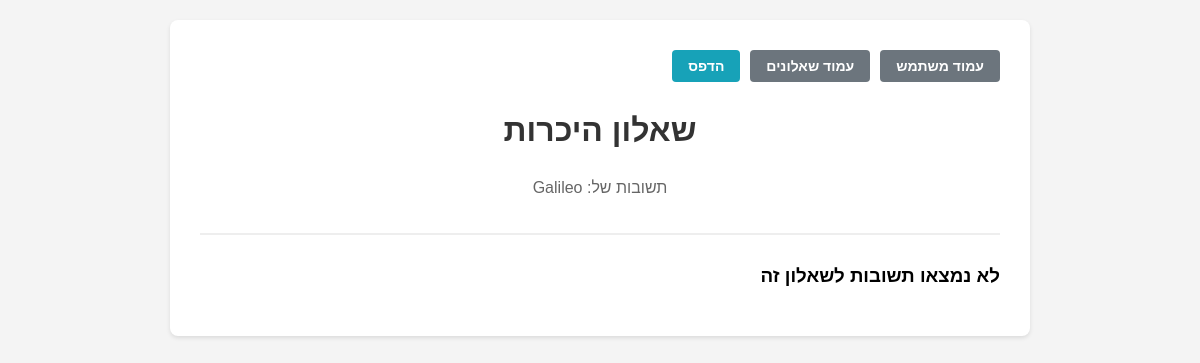
Before: /manager/users/3/quiz/1/answers/ (signed in) with the older database file.
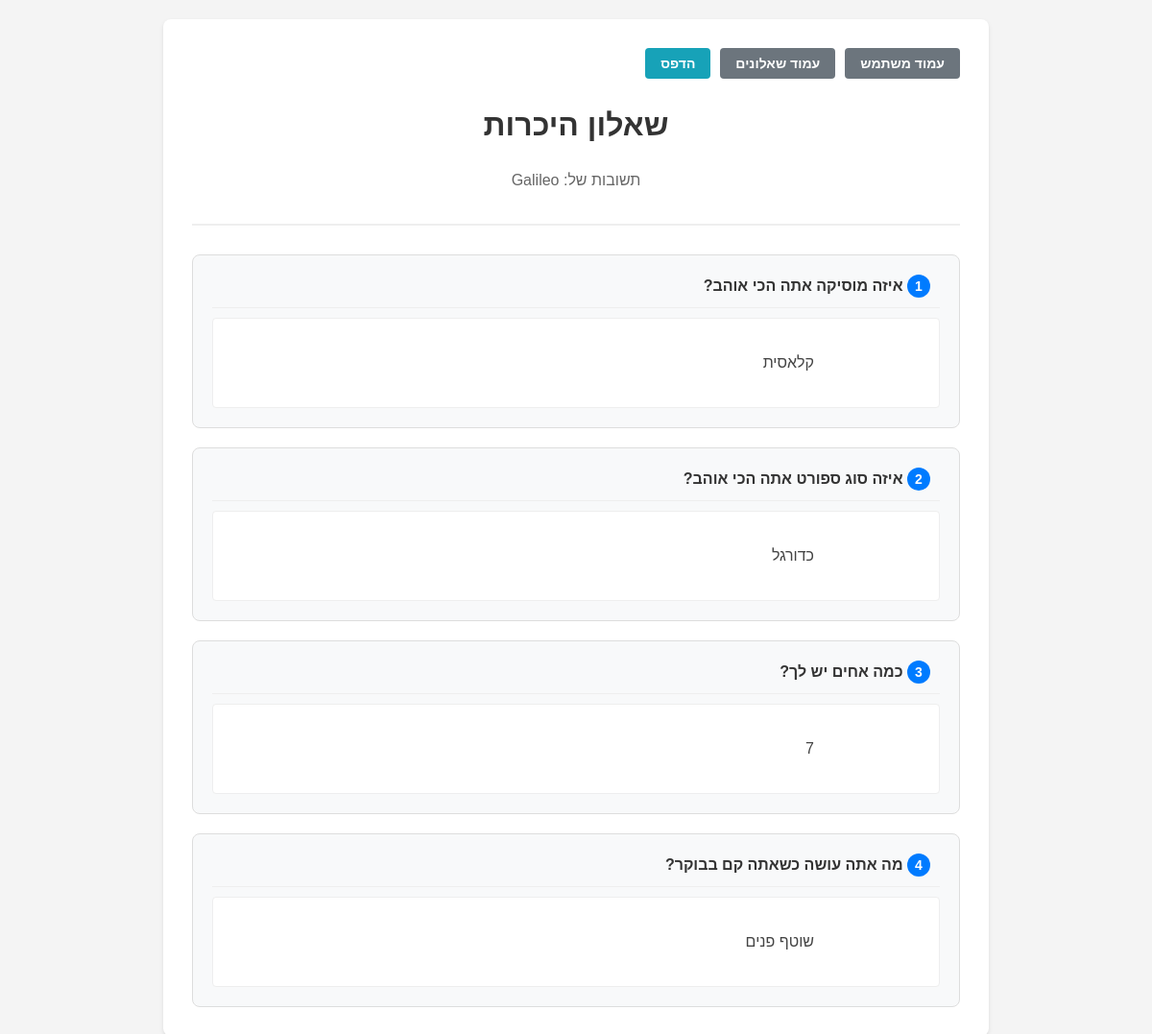
After: the same page with the newer database file.
### quiz/models.py (models this page shows, shortened)
class Answer(models.Model):
    user = models.ForeignKey(User, on_delete=models.CASCADE)
    question = models.ForeignKey(Question, on_delete=models.CASCADE)
    answer_text = models.TextField()
    created_at = models.DateTimeField(auto_now_add=True)
    class Meta:
        unique_together = ['user', 'question']  # משתמש יכול לענות רק פעם אחת על כל שאלה

class Question(models.Model):
    quiz = models.ForeignKey(Quiz, on_delete=models.CASCADE, related_name='questions')
    text = models.TextField()
    created_at = models.DateTimeField(auto_now_add=True)

### quiz/views.py (the view)
# urls.py: path('manager/users/<int:user_id>/quiz/<int:quiz_id>/answers/', views.view_quiz_answers, name='view_quiz_answers'),
@login_required
def view_quiz_answers(request, user_id, quiz_id):
    if not request.user.is_staff:
        return redirect('dashboard')
    user = get_object_or_404(User, id=user_id)
    quiz = get_object_or_404(Quiz, id=quiz_id)
    answers = Answer.objects.filter(user=user, question__quiz=quiz)
    return render(request, 'quiz/manager/quiz_answers.html', {
        'viewed_user': user,
        'quiz': quiz,
        'answers': answers
    })

### quiz/templates/quiz/manager/quiz_answers.html (shortened to what this page needs)
<!DOCTYPE html>
<html>
<head>
</head>
<body>
   <div class="container">
       <div class="navigation no-print">
           <a href="{% url 'view_user_quizzes' viewed_user.id %}" class="button back-button">
               עמוד משתמש
           </a>
           <a href="{% url 'manage_quizzes' %}" class="button back-button">
               עמוד שאלונים
           </a>
           <button onclick="window.print()" class="button print-button">
               הדפס
           </button>
       </div>
       <div class="quiz-info">
           <h1>{{ quiz.title }}</h1>
           <p>תשובות של: {{ viewed_user.username }}</p>
       </div>
       {% if answers %}
           <div class="answers-list">
               {% for answer in answers %}
                   <div class="answer-item">
                       <div class="question">
                           <span class="question-number">{{ forloop.counter }}</span>
                           {{ answer.question.text }}
                       </div>
                       <div class="answer-text">
                           {{ answer.answer_text }}
                       </div>
                   </div>
               {% endfor %}
           </div>
       {% else %}
           <div class="empty-answers">
               <h3>לא נמצאו תשובות לשאלון זה</h3>
           </div>
       {% endif %}
   </div>
</body>
</html>

Changed rows visible on the page:
added Answer: question.text "איזה מוסיקה אתה הכי אוהב?", answer_text "קלאסית"
added Answer: question.text "איזה סוג ספורט אתה הכי אוהב?", answer_text "כדורגל"
added Answer: question.text "כמה אחים יש לך?", answer_text "7"
added Answer: question.text "מה אתה עושה כשאתה קם בבוקר?", answer_text "שוטף פנים"
Other visible differences:
text no longer shown: "לא נמצאו תשובות לשאלון זה"
